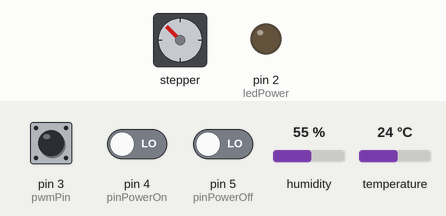
Recording of a sketch running on a simulated Arduino Uno, built with avr-gcc and run on an emulated ATmega328P. On the bench: stepper motor, output pins drawn as LEDs (lit = HIGH). Inputs (shaded band) come from the test bench; at power-on: pin 3 (pwmPin) LOW, pin 4 (pinPowerOn) LOW, pin 5 (pinPowerOff) LOW, humidity 55 %, temperature 24 °C. Stepper angles assume 2048 steps per turn; what the sketch prints to the serial monitor is not drawn.

Above: at 7.8 s.
7.9 s: pin 3 (pwmPin) pulsed HIGH 2 times (0.12 s each, 0.3 s apart)
At 9.1 s:
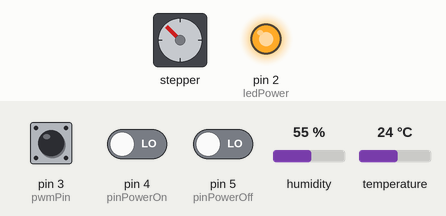
At 17.1 s:
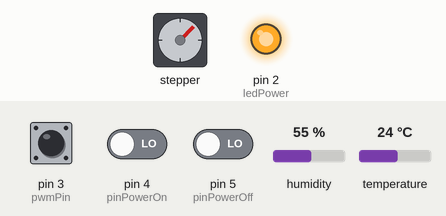
Timing chart, 0 to 18.6 s (numbered marks = the images above; inputs shaded):
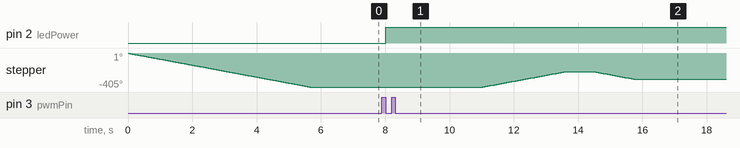

The sketch:

main2.ino
```cpp
/*
 * Generated using BlocklyDuino:
 *
 * https://github.com/MediaTek-Labs/BlocklyDuino-for-LinkIt
 *
 * Date: Wed, 03 Mar 2021 23:35:10 GMT
 */

#include <Stepper.h>
#include <DHT.h>
#include <SPI.h>
#include <Wire.h>
#include <SoftwareSerial.h>

int pinPowerOn;

int pinPowerOff;

float tem;

boolean isPowerOff;

int preheatSec;

unsigned long th;

unsigned long tl;

unsigned long co2;

float HIGH_CO2;

int ledPower;

int delayTime;

float dustVal;

float MID_CO2;

int dustPin;

int delayTime2;

float LOW_CO2;

float offTime;

float pm25;

float HIGH_PM25;

float MID_PM25;

float LOW_PM25;

float MAX_TEP;

float MIN_TEP;

int i;

#define pwmPin 3 //D3腳位
Stepper myStepper(2048, 8, 10, 9, 11);//D8,9,10,11腳位
DHT dht11(12, DHT11);//D12腳位
void openWindow(float circle) {
int steps = abs(circle) * 9 - 1;
for (i = 0; i <= abs(steps); i++) {
if (circle >= 0) {
myStepper.step(256);
} else {
myStepper.step(-256);
}
}
}
void ow() {
}

void setup()
{
  Serial.begin(9600);

  //按鈕button
  //ON按鈕D4腳位
  pinPowerOn = 4;
  //OFF按鈕D5腳位
  pinPowerOff = 5;
  //是否按下關閉鈕
  isPowerOff = false;
  //
  //CO2
  //預熱時間120s
  preheatSec = 1;
  th = 0;
  tl = 0;
  co2 = 0;
  //★CO2高濃度標準
  HIGH_CO2 = 1000;
  //★CO2中濃度標準
  MID_CO2 = 850;
  //★CO2低濃度標準
  LOW_CO2 = 650;
  //
  //PM2.5
  pm25 = 0;
  //★PM2.5高濃度標準
  HIGH_PM25 = 1050;
  //★PM2.5中濃度標準
  MID_PM25 = 300;
  //★PM2.5低濃度標準
  LOW_PM25 = 150;
  //A0腳位
  dustPin = 0;
  dustVal = 0;
  ledPower = 2;
  delayTime = 280;
  delayTime2 = 40;
  offTime = 9680;
  //
  //步進馬達
  i = 0;
  //
  //溫度
  tem = 0;
  //★最高溫
  MAX_TEP = 30;
  //★最低溫
  MIN_TEP = 15;
  //馬達
  myStepper.setSpeed(12);
  openWindow(-1); //預設全關
  delay(1000);
  //
  //溫度
  dht11.begin();
  //補pinMode
  pinMode(pwmPin, INPUT);
  pinMode(dustPin, INPUT);
  pinMode(ledPower, OUTPUT);
  pinMode(pinPowerOn, INPUT);
  pinMode(pinPowerOff, INPUT);
}


void loop()
{
  //溫度
  tem = dht11.readTemperature();
  Serial.print("溫度：");
  Serial.println(tem);
  //
  //CO2
  do {
  th = pulseIn(pwmPin, HIGH, 1004000) / 1000;
  tl = 1004 - th;
  co2 = 2000 * (th - 2) / (th + tl - 4);
  } while (th == 0);
  if (preheatSec > 0) {
    Serial.print(preheatSec);
    Serial.print(",");
    preheatSec--;

  } else {
    Serial.print("CO2:");
    Serial.println(co2);

  }
  //
  //PM2.5
  digitalWrite(ledPower, LOW);
  delayMicroseconds(delayTime);
  dustVal = analogRead(dustPin);
  delayMicroseconds(delayTime2);
  digitalWrite(ledPower, HIGH);
  delayMicroseconds(offTime);
  delay(1000);
  if (dustVal > 36.455) {
    pm25 = (float(dustVal / 1024) - 0.0356) * 120000 * 0.035;
    Serial.print("PM2.5:");
    Serial.println(pm25);

  }
  delay(2000);
  //
  //按下ON按鈕
  if (digitalRead(pinPowerOn) == true) {
    Serial.println("按下ON按鈕");
    isPowerOff = false;
    openWindow(-1);//先全關

  }
  //按下OFF按鈕
  if (digitalRead(pinPowerOff) == true) {
    Serial.println("按下OFF按鈕");
    isPowerOff = true;
    openWindow(-1);//全關

  }
  //目前狀態(開機or關機)
  Serial.println("");
  if (isPowerOff) {
    Serial.println("========OFF 關機中========");

  } else {
    Serial.println("========ON 開機中========");

  }
  //自動化開關窗
  if (!isPowerOff) {
    if (tem >= MAX_TEP) {
      openWindow(1);
      Serial.println("氣溫高於MAX_TEP，全開");
      delay(1000);
      if (pm25 >= HIGH_PM25) {
        openWindow(-0.33);
        Serial.println("關閉1/3");

      } else if (pm25 < HIGH_PM25 && pm25 >= MID_PM25) {
        openWindow(-0.25);
        Serial.println("關閉1/4");
      } else if (pm25 < MID_PM25 && pm25 >= LOW_PM25) {
        openWindow(-0.17);
        Serial.println("關閉1/6");
      } else {
        Serial.println("PM2.5未達濃度，不做調整");

      }

    } else if (tem < MAX_TEP && tem > MIN_TEP) {
      openWindow(0.5);
      Serial.println("氣溫介於MAX_TEP與MIN_TEP，半開");
      delay(1000);
      if (pm25 >= HIGH_PM25) {
        openWindow(-0.33);
        Serial.println("關閉1/3");

      } else if (pm25 < HIGH_PM25 && pm25 >= MID_PM25) {
        openWindow(-0.25);
        Serial.println("關閉1/4");
      } else if (pm25 < MID_PM25 && pm25 >= LOW_PM25) {
        openWindow(-0.17);
        Serial.println("關閉1/6");
      } else {
        Serial.println("PM2.5未達濃度，不做調整");

      }
    } else if (tem <= MIN_TEP) {
      openWindow(-1);
      Serial.println("氣溫小於MIN_TEP，全關");
      delay(1000);
      if (co2 >= HIGH_CO2) {
        openWindow(0.25);
        Serial.println("打開1/4");

      } else if (co2 < HIGH_CO2 && co2 >= MID_CO2) {
        openWindow(0.17);
        Serial.println("打開1/6");
      } else if (co2 < MID_CO2 && co2 >= LOW_CO2) {
        openWindow(0.125);
        Serial.println("打開1/8");
      } else {
        Serial.println("CO2未達濃度，不做調整");

      }
    }

  }
}
```

Measured:
- after the input at 7.9 s, pin 2 (ledPower): LOW → HIGH after 0.12 s; stepper: turns 180° clockwise in 2.5 s, then 90° counter-clockwise in 1.3 s
